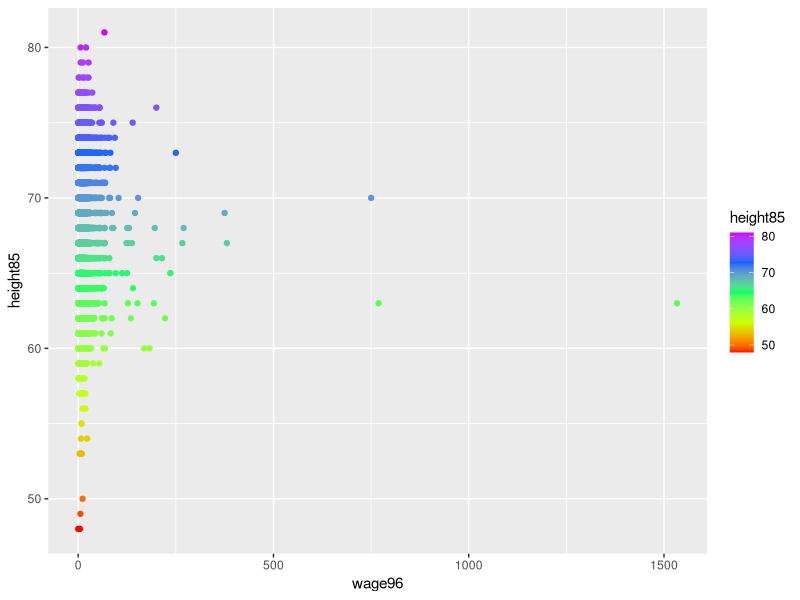
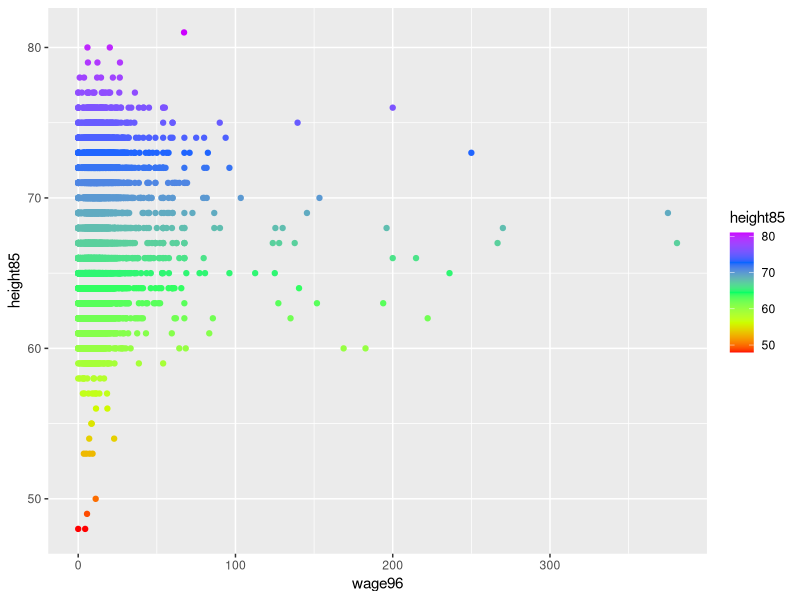
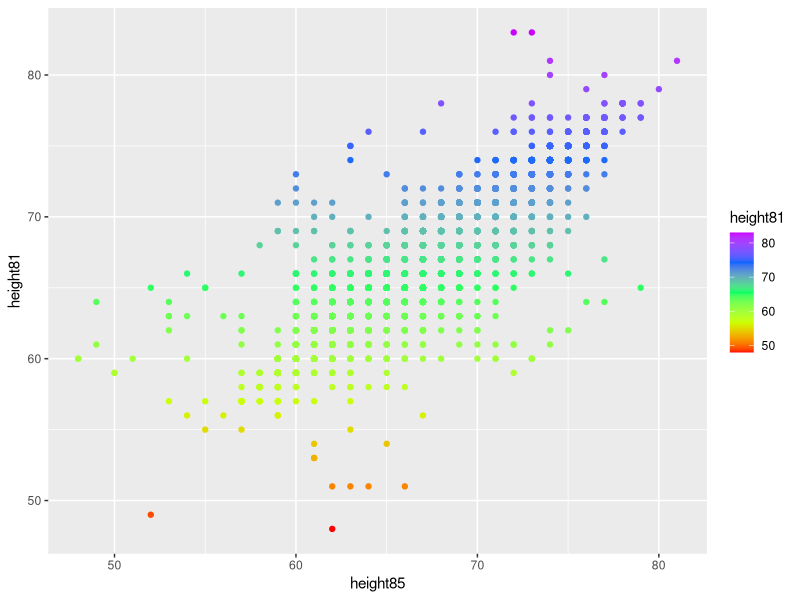

These figures' R source, in order:
library(tidyr)
library(ggplot2)
library(dplyr) 


dataset <- read.csv("HeightWage_MenWomenUS_HW.csv", header = TRUE, sep = ",")

##A
a <- c(7,12,13,16)
datasetSiblingsHeightWage <- dataset[,a]
summary(datasetSiblingsHeightWage)
##The mean height stayed relatively the same, which is odd because you would expect people to grow taller becaues of puberty
##Also, the max height dropped from 83 to 81 showing error in the data collection process
##The amount of NA's is very concerning becaues it will skew the results
##The mean siblings is 3, but the max siblings is 29 and highly unlikely.  This eludes to the possibility that some data points are entered in wrong
##Also, the max wage is 1533 and highly unlikely.  Possible the data was entered in wrong.  


##B
wageHeight <- c(3,4)
datasetSiblingsHeightWage[,wageHeight] %>%
  ggplot(aes(x = wage96, y = height85, color = height85)) +
  scale_color_gradientn(colours = rainbow(5))+
  geom_point()
##the slope looks like it might be undefined
##height might be normally distributed

##C
datasetSiblingsHeightWage[which(datasetSiblingsHeightWage$wage96 < 500),wageHeight] %>%
  ggplot(aes(x= wage96, y = height85, color = height85)) + 
  scale_color_gradientn(colours = rainbow(5))+
  geom_point()


##D
adolescentHeightVsAdultHeight <- c(2,3)
datasetSiblingsHeightWage[,adolescentHeightVsAdultHeight] %>%
  ggplot(aes(x=height85, y = height81, color = height81)) +
  scale_color_gradientn(colours = rainbow(5)) +
  geom_point()
##lets look at points where y = 70.  If the point has x < 70, then those points signal a decrease in height as person ages
##therefore, we ignore those points
##Should not use these observations because it is unlikely that one's height will decrease as one ages. 







